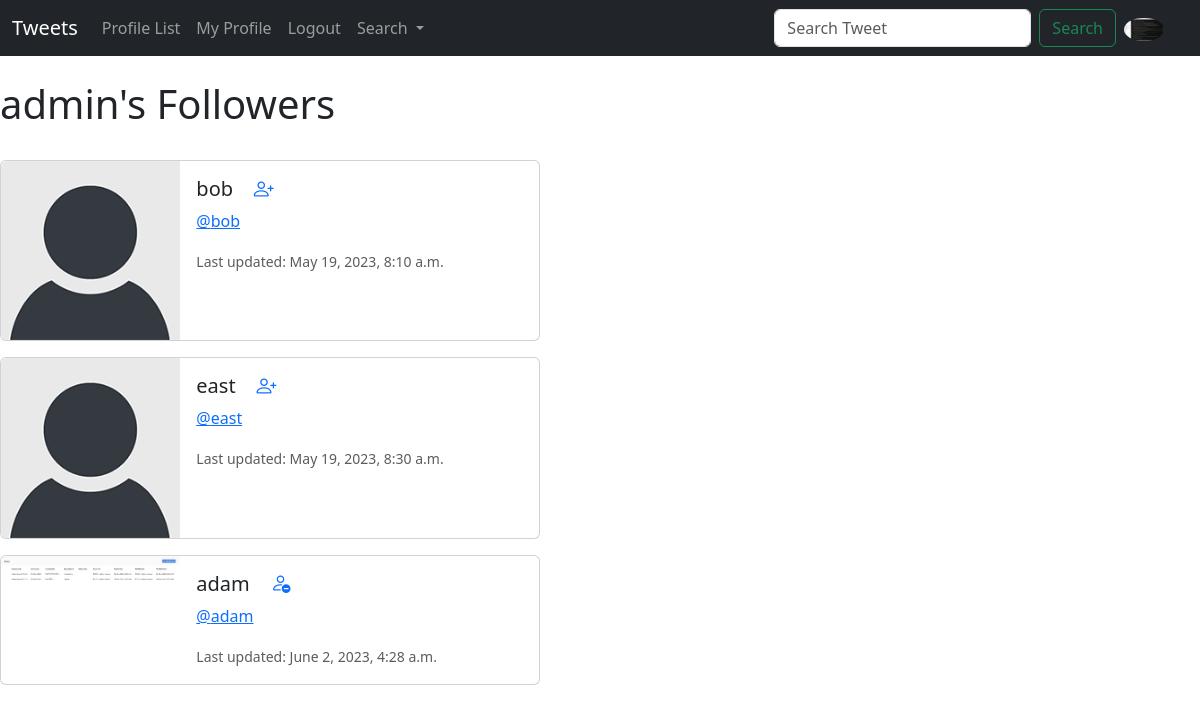
The app's page /profile/followers/1 (signed in), older data.
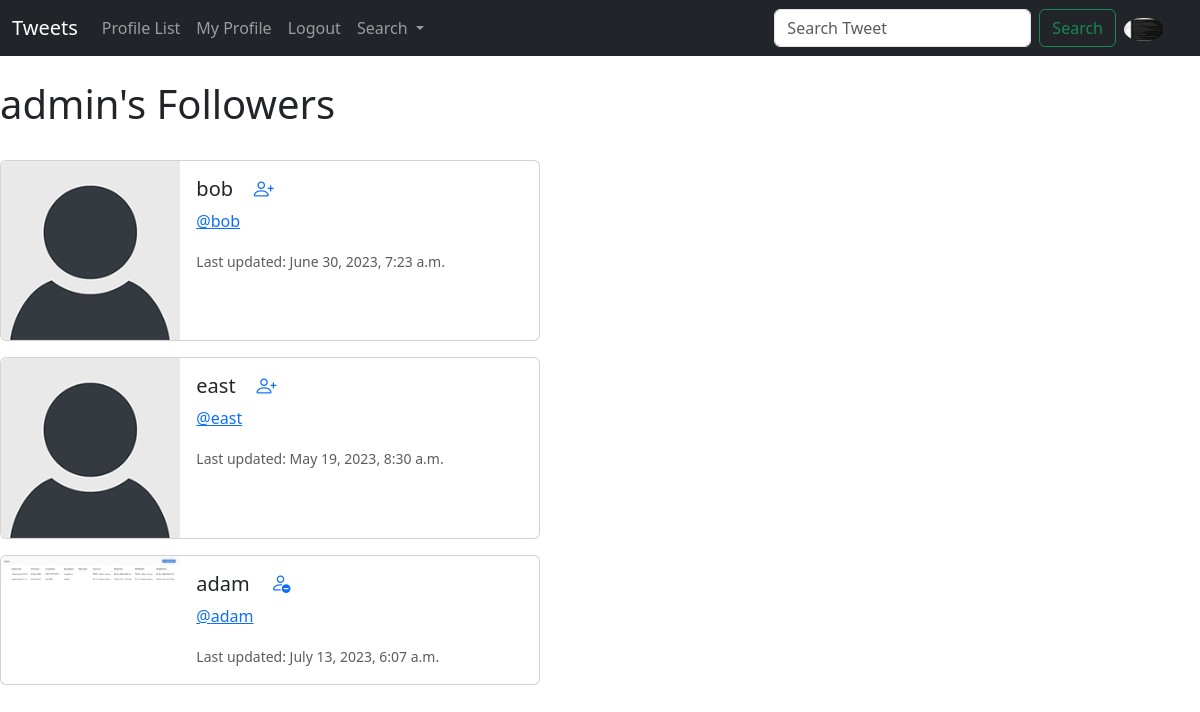
The same page, newer data.
### tweet/models.py (models this page shows, shortened)
class Profile(models.Model):
    user = models.OneToOneField(User, on_delete=models.CASCADE)
    follows = models.ManyToManyField(
        "self",
        related_name="followed_by",
        symmetrical=False,
        blank=True
    )
    date_modified = models.DateTimeField(User, auto_now=True)
    profile_image = models.ImageField(null=True, blank=True, upload_to='images/')
    profile_bio = models.CharField(null=True, blank=True, max_length=500)
    homepage_link = models.CharField(null=True, blank=True, max_length=100)
    facebook_link = models.CharField(null=True, blank=True, max_length=100)
    instagram_link = models.CharField(null=True, blank=True, max_length=100)
    linkedin_link = models.CharField(null=True, blank=True, max_length=100)

### tweet/views.py (the view)
# urls.py: path('profile/followers/<int:pk>', views.followers, name='followers'),
def followers(request, pk):
    if request.user.is_authenticated:
        if request.user.id == pk:
            profiles = Profile.objects.get(user_id = pk)
            return render(request, 'tweet/followers.html',{'profiles':profiles})
        else:
            messages.warning(request, "You can't access other user followers")
            return redirect('home')
    else:
        messages.warning(request, "You must be logged in to continue...")
        return redirect('login')

### templates/tweet/followers.html (shortened to what this page needs)
{% extends 'base.html' %}
{% load static %}
{% block content %}
<h1>{{request.user.username}}'s Followers</h1>
<br>
{% if profiles %}
{% for profile in profiles.followed_by.all %}
<div class="card mb-3" style="max-width: 540px;">
    <div class="row g-0">
      <div class="col-md-4">
        {% if profile.profile_image %}
          <img src="{{profile.profile_image.url}}" alt="{{profile.user.username}}" width="200" height="200" class="img-fluid rounded-start">
        {% else %}
          <img src="{% static 'images/default_profile_pic.png' %}" class="img-fluid rounded-start" alt="Default profile pic">
        {% endif %}
      </div>
      <div class="col-md-8">
        <div class="card-body">
          <h5 class="card-title">{{profile.user.username}}
            {% if profile in profiles.follows.all %}
                <a href="{% url 'unfollow' profile.user.id %}"><i class="bi bi-person-dash"></i></a>
                {% else %}
                <a href="{% url 'follow' profile.user.id %}"><i class="bi bi-person-plus"></i></a>
            {% endif %}
          </h5>
          <p class="card-text"><a href="{% url 'profile' profile.user.id %}">@{{profile.user.username}}</a></p>
          <p class="card-text"><small class="text-body-secondary">Last updated: {{profile.date_modified}}</small></p>
        </div>
      </div>
    </div>
  </div>
{% endfor %}
{% endif %}
{% endblock content %}

Row changes from the older to the newer data that the page shows:
changed Profile "bob": date_modified "May 19, 2023, 8:10 a.m." → "June 30, 2023, 7:23 a.m."
changed Profile "adam": date_modified "June 2, 2023, 4:28 a.m." → "July 13, 2023, 6:07 a.m."
